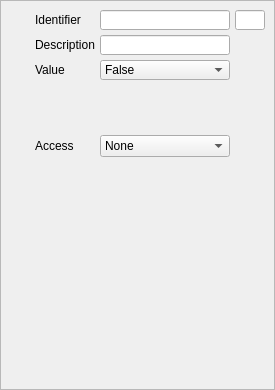
<?xml version="1.0" encoding="UTF-8"?>
<ui version="4.0">
 <class>BooleanView</class>
 <widget class="QFrame" name="BooleanView">
  <property name="geometry">
   <rect>
    <x>0</x>
    <y>0</y>
    <width>275</width>
    <height>390</height>
   </rect>
  </property>
  <property name="sizePolicy">
   <sizepolicy hsizetype="Fixed" vsizetype="Fixed">
    <horstretch>0</horstretch>
    <verstretch>0</verstretch>
   </sizepolicy>
  </property>
  <property name="windowTitle">
   <string>Frame</string>
  </property>
  <property name="frameShape">
   <enum>QFrame::StyledPanel</enum>
  </property>
  <property name="frameShadow">
   <enum>QFrame::Raised</enum>
  </property>
  <widget class="QLineEdit" name="identifierText">
   <property name="geometry">
    <rect>
     <x>100</x>
     <y>10</y>
     <width>130</width>
     <height>20</height>
    </rect>
   </property>
   <property name="readOnly">
    <bool>true</bool>
   </property>
  </widget>
  <widget class="QLineEdit" name="descriptionText">
   <property name="geometry">
    <rect>
     <x>100</x>
     <y>35</y>
     <width>130</width>
     <height>20</height>
    </rect>
   </property>
   <property name="readOnly">
    <bool>false</bool>
   </property>
  </widget>
  <widget class="QLabel" name="label_2">
   <property name="geometry">
    <rect>
     <x>35</x>
     <y>35</y>
     <width>60</width>
     <height>20</height>
    </rect>
   </property>
   <property name="text">
    <string>Description</string>
   </property>
  </widget>
  <widget class="QLabel" name="label">
   <property name="geometry">
    <rect>
     <x>35</x>
     <y>10</y>
     <width>60</width>
     <height>20</height>
    </rect>
   </property>
   <property name="text">
    <string>Identifier</string>
   </property>
  </widget>
  <widget class="QLabel" name="label_6">
   <property name="geometry">
    <rect>
     <x>35</x>
     <y>60</y>
     <width>60</width>
     <height>20</height>
    </rect>
   </property>
   <property name="text">
    <string>Value</string>
   </property>
  </widget>
  <widget class="QLineEdit" name="numberText">
   <property name="geometry">
    <rect>
     <x>235</x>
     <y>10</y>
     <width>30</width>
     <height>20</height>
    </rect>
   </property>
   <property name="readOnly">
    <bool>true</bool>
   </property>
  </widget>
  <widget class="QLabel" name="label_4">
   <property name="geometry">
    <rect>
     <x>10</x>
     <y>40</y>
     <width>16</width>
     <height>16</height>
    </rect>
   </property>
   <property name="text">
    <string/>
   </property>
   <property name="pixmap">
    <pixmap>:/image/Resources/ui-tooltip--exclamation.png</pixmap>
   </property>
  </widget>
  <widget class="QLabel" name="label_3">
   <property name="geometry">
    <rect>
     <x>10</x>
     <y>10</y>
     <width>16</width>
     <height>16</height>
    </rect>
   </property>
   <property name="text">
    <string/>
   </property>
   <property name="pixmap">
    <pixmap resource="TinyEmberPlus.qrc">:/image/resources/ui-tooltip--exclamation.png</pixmap>
   </property>
  </widget>
  <widget class="QLabel" name="label_5">
   <property name="geometry">
    <rect>
     <x>10</x>
     <y>35</y>
     <width>16</width>
     <height>16</height>
    </rect>
   </property>
   <property name="text">
    <string/>
   </property>
   <property name="pixmap">
    <pixmap resource="TinyEmberPlus.qrc">:/image/resources/ui-tooltip-balloon-bottom.png</pixmap>
   </property>
  </widget>
  <widget class="QLabel" name="label_9">
   <property name="geometry">
    <rect>
     <x>10</x>
     <y>60</y>
     <width>16</width>
     <height>16</height>
    </rect>
   </property>
   <property name="text">
    <string/>
   </property>
   <property name="pixmap">
    <pixmap resource="TinyEmberPlus.qrc">:/image/resources/ui-text-area.png</pixmap>
   </property>
  </widget>
  <widget class="QLabel" name="label_12">
   <property name="geometry">
    <rect>
     <x>10</x>
     <y>135</y>
     <width>16</width>
     <height>20</height>
    </rect>
   </property>
   <property name="text">
    <string/>
   </property>
   <property name="pixmap">
    <pixmap resource="TinyEmberPlus.qrc">:/image/resources/lock--pencil.png</pixmap>
   </property>
  </widget>
  <widget class="QLabel" name="label_13">
   <property name="geometry">
    <rect>
     <x>35</x>
     <y>135</y>
     <width>60</width>
     <height>22</height>
    </rect>
   </property>
   <property name="text">
    <string>Access</string>
   </property>
  </widget>
  <widget class="QComboBox" name="accessBox">
   <property name="geometry">
    <rect>
     <x>100</x>
     <y>135</y>
     <width>130</width>
     <height>22</height>
    </rect>
   </property>
   <item>
    <property name="text">
     <string>None</string>
    </property>
    <property name="icon">
     <iconset resource="TinyEmberPlus.qrc">
      <normaloff>:/image/resources/lock.png</normaloff>:/image/resources/lock.png</iconset>
    </property>
   </item>
   <item>
    <property name="text">
     <string>Read</string>
    </property>
    <property name="icon">
     <iconset resource="TinyEmberPlus.qrc">
      <normaloff>:/image/resources/lock--arrow.png</normaloff>:/image/resources/lock--arrow.png</iconset>
    </property>
   </item>
   <item>
    <property name="text">
     <string>Write</string>
    </property>
    <property name="icon">
     <iconset resource="TinyEmberPlus.qrc">
      <normaloff>:/image/resources/lock--pencil.png</normaloff>:/image/resources/lock--pencil.png</iconset>
    </property>
   </item>
   <item>
    <property name="text">
     <string>Read | Write</string>
    </property>
    <property name="icon">
     <iconset resource="TinyEmberPlus.qrc">
      <normaloff>:/image/resources/lock-unlock.png</normaloff>:/image/resources/lock-unlock.png</iconset>
    </property>
   </item>
  </widget>
  <widget class="QComboBox" name="valueBox">
   <property name="geometry">
    <rect>
     <x>100</x>
     <y>60</y>
     <width>130</width>
     <height>20</height>
    </rect>
   </property>
   <item>
    <property name="text">
     <string>False</string>
    </property>
   </item>
   <item>
    <property name="text">
     <string>True</string>
    </property>
   </item>
  </widget>
 </widget>
 <resources>
  <include location="TinyEmberPlus.qrc"/>
 </resources>
 <connections>
  <connection>
   <sender>descriptionText</sender>
   <signal>editingFinished()</signal>
   <receiver>BooleanView</receiver>
   <slot>updateDescription()</slot>
   <hints>
    <hint type="sourcelabel">
     <x>136</x>
     <y>44</y>
    </hint>
    <hint type="destinationlabel">
     <x>124</x>
     <y>74</y>
    </hint>
   </hints>
  </connection>
  <connection>
   <sender>accessBox</sender>
   <signal>currentIndexChanged(int)</signal>
   <receiver>BooleanView</receiver>
   <slot>updateAccess(int)</slot>
   <hints>
    <hint type="sourcelabel">
     <x>149</x>
     <y>160</y>
    </hint>
    <hint type="destinationlabel">
     <x>137</x>
     <y>86</y>
    </hint>
   </hints>
  </connection>
  <connection>
   <sender>valueBox</sender>
   <signal>currentIndexChanged(int)</signal>
   <receiver>BooleanView</receiver>
   <slot>updateValue(int)</slot>
   <hints>
    <hint type="sourcelabel">
     <x>164</x>
     <y>69</y>
    </hint>
    <hint type="destinationlabel">
     <x>137</x>
     <y>194</y>
    </hint>
   </hints>
  </connection>
 </connections>
 <slots>
  <slot>updateUi()</slot>
  <slot>updateValue(int)</slot>
  <slot>updateDescription()</slot>
  <slot>updateAccess(int)</slot>
 </slots>
</ui>
